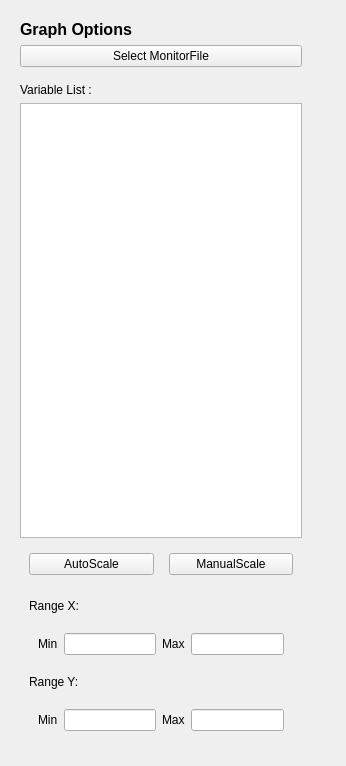
         <widget class="QWidget" name="Show_Monitor">
          <attribute name="title">
           <string>Monitor</string>
          </attribute>
          <layout class="QHBoxLayout" name="horizontalLayout_9">
           <item>
            <widget class="QWidget" name="Panel_Monitor" native="true">
             <property name="minimumSize">
              <size>
               <width>300</width>
               <height>0</height>
              </size>
             </property>
             <property name="maximumSize">
              <size>
               <width>300</width>
               <height>16777215</height>
              </size>
             </property>
             <layout class="QVBoxLayout" name="verticalLayout_10">
              <item>
               <widget class="QLabel" name="label_22">
                <property name="maximumSize">
                 <size>
                  <width>16777215</width>
                  <height>20</height>
                 </size>
                </property>
                <property name="font">
                 <font>
                  <pointsize>12</pointsize>
                  <weight>75</weight>
                  <italic>false</italic>
                  <bold>true</bold>
                  <underline>false</underline>
                  <strikeout>false</strikeout>
                 </font>
                </property>
                <property name="text">
                 <string>Graph Options</string>
                </property>
               </widget>
              </item>
              <item>
               <widget class="QPushButton" name="Btn_SelectMonitor">
                <property name="maximumSize">
                 <size>
                  <width>11111111</width>
                  <height>16777215</height>
                 </size>
                </property>
                <property name="text">
                 <string>Select MonitorFile</string>
                </property>
               </widget>
              </item>
              <item>
               <spacer name="verticalSpacer_3">
                <property name="orientation">
                 <enum>Qt::Vertical</enum>
                </property>
                <property name="sizeType">
                 <enum>QSizePolicy::Fixed</enum>
                </property>
                <property name="sizeHint" stdset="0">
                 <size>
                  <width>20</width>
                  <height>10</height>
                 </size>
                </property>
               </spacer>
              </item>
              <item>
               <widget class="QLabel" name="label_30">
                <property name="maximumSize">
                 <size>
                  <width>16777215</width>
                  <height>20</height>
                 </size>
                </property>
                <property name="text">
                 <string>Variable List :</string>
                </property>
               </widget>
              </item>
              <item>
               <widget class="QListWidget" name="List_Variable">
                <property name="sizePolicy">
                 <sizepolicy hsizetype="Preferred" vsizetype="Preferred">
                  <horstretch>0</horstretch>
                  <verstretch>0</verstretch>
                 </sizepolicy>
                </property>
                <property name="minimumSize">
                 <size>
                  <width>0</width>
                  <height>435</height>
                 </size>
                </property>
                <property name="selectionMode">
                 <enum>QAbstractItemView::MultiSelection</enum>
                </property>
               </widget>
              </item>
              <item>
               <widget class="QWidget" name="widget_5" native="true">
                <layout class="QHBoxLayout" name="horizontalLayout_12">
                 <property name="spacing">
                  <number>15</number>
                 </property>
                 <item>
                  <widget class="QPushButton" name="Btn_AutoScale_Mon">
                   <property name="text">
                    <string>AutoScale</string>
                   </property>
                  </widget>
                 </item>
                 <item>
                  <widget class="QPushButton" name="Btn_ManualScale_Mon">
                   <property name="text">
                    <string>ManualScale</string>
                   </property>
                  </widget>
                 </item>
                </layout>
               </widget>
              </item>
              <item>
               <widget class="QWidget" name="control_panel_Range_Mon" native="true">
                <layout class="QVBoxLayout" name="verticalLayout_4">
                 <property name="spacing">
                  <number>20</number>
                 </property>
                 <item>
                  <widget class="QLabel" name="label_16">
                   <property name="maximumSize">
                    <size>
                     <width>16777215</width>
                     <height>20</height>
                    </size>
                   </property>
                   <property name="text">
                    <string>Range X:</string>
                   </property>
                  </widget>
                 </item>
                 <item>
                  <widget class="QWidget" name="widget" native="true">
                   <layout class="QHBoxLayout" name="horizontalLayout_10">
                    <property name="topMargin">
                     <number>0</number>
                    </property>
                    <property name="bottomMargin">
                     <number>0</number>
                    </property>
                    <item>
                     <widget class="QLabel" name="label_18">
                      <property name="text">
                       <string>Min</string>
                      </property>
                     </widget>
                    </item>
                    <item>
                     <widget class="QLineEdit" name="Line_RangeX_Mon_Min"/>
                    </item>
                    <item>
                     <widget class="QLabel" name="label_19">
                      <property name="text">
                       <string>Max</string>
                      </property>
                     </widget>
                    </item>
                    <item>
                     <widget class="QLineEdit" name="Line_RangeX_Mon_Max"/>
                    </item>
                   </layout>
                  </widget>
                 </item>
                 <item>
                  <widget class="QLabel" name="label_17">
                   <property name="maximumSize">
                    <size>
                     <width>16777215</width>
                     <height>20</height>
                    </size>
                   </property>
                   <property name="text">
                    <string>Range Y:</string>
                   </property>
                  </widget>
                 </item>
                 <item>
                  <widget class="QWidget" name="widget_6" native="true">
                   <layout class="QHBoxLayout" name="horizontalLayout_13">
                    <property name="topMargin">
                     <number>0</number>
                    </property>
                    <property name="bottomMargin">
                     <number>0</number>
                    </property>
                    <item>
                     <widget class="QLabel" name="label_20">
                      <property name="text">
                       <string>Min</string>
                      </property>
                     </widget>
                    </item>
                    <item>
                     <widget class="QLineEdit" name="Line_RangeY_Mon_Min"/>
                    </item>
                    <item>
                     <widget class="QLabel" name="label_21">
                      <property name="text">
                       <string>Max</string>
                      </property>
                     </widget>
                    </item>
                    <item>
                     <widget class="QLineEdit" name="Line_RangeY_Mon_Max"/>
                    </item>
                   </layout>
                  </widget>
                 </item>
                </layout>
               </widget>
              </item>
              <item>
               <widget class="QWidget" name="widget_3" native="true">
                <layout class="QHBoxLayout" name="horizontalLayout_11">
                 <property name="spacing">
                  <number>50</number>
                 </property>
                 <property name="leftMargin">
                  <number>0</number>
                 </property>
                 <property name="topMargin">
                  <number>0</number>
                 </property>
                 <property name="rightMargin">
                  <number>0</number>
                 </property>
                 <property name="bottomMargin">
                  <number>0</number>
                 </property>
                </layout>
               </widget>
              </item>
             </layout>
            </widget>
           </item>
           <item>
            <widget class="QWidget" name="Monitor" native="true">
             <layout class="QHBoxLayout" name="Lay_MonitorPlot"/>
            </widget>
           </item>
          </layout>
         </widget>
